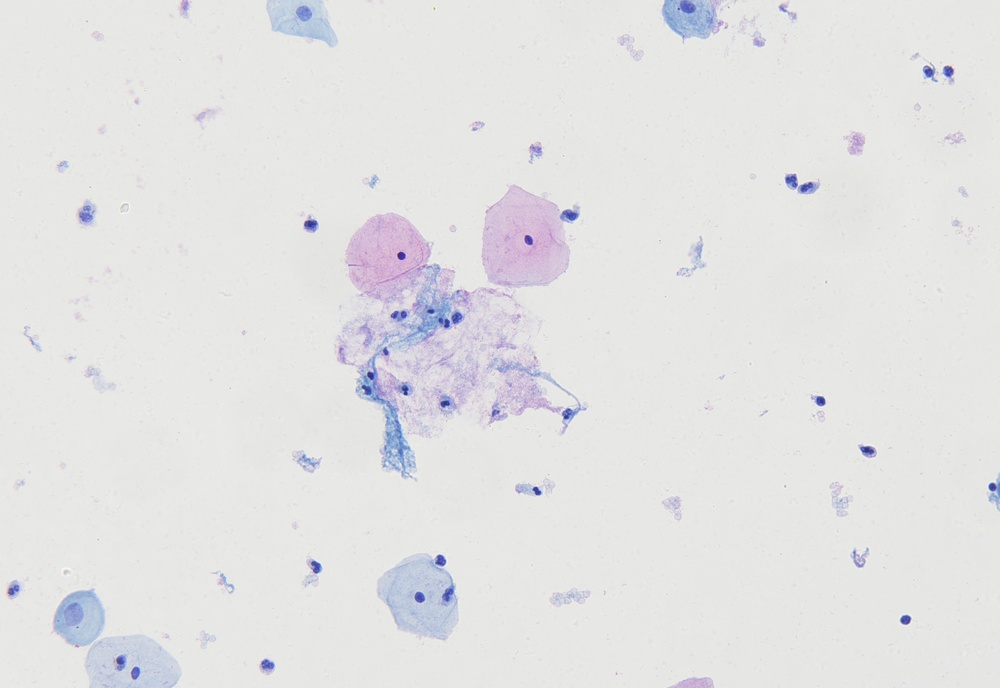
#> input picture test/2_17.jpg, 1000 x 688 px, shrunk from 4096 x 2816 before the run, found by its file name; its folder holds 4 pictures in this run
$ jupyter execute --allow-errors fnac-split.ipynb
#> lines starting #> are read from the running program, lines starting #| are printed output that depends on the picture; pictures that were not available may be replaced by others from this repository, and a replacement may not be noted
# 划分数据集并重新创建一个目录存储

[cell 1]
import os
import random
import shutil

# 设置目录路径
DATA_PATH = "D:/Project/biomed-clip-puNCE/output/FNAC"
OUTPUT_PATH = "..\\..\\output\\FNAC-split"

# 设置划分比例
train_ratio = 0.8
val_ratio = 0.1
test_ratio = 0.1

# 创建保存划分结果的目录
train_dir = os.path.join(OUTPUT_PATH, "train")
val_dir = os.path.join(OUTPUT_PATH, "val")
test_dir = os.path.join(OUTPUT_PATH, "test")

os.makedirs(train_dir, exist_ok=True)
os.makedirs(val_dir, exist_ok=True)
os.makedirs(test_dir, exist_ok=True)

# 获取子目录列表
subdirectories = ["B", "M"]

# 遍历每个子目录
for subdirectory in subdirectories:
    subdir_path = os.path.join(DATA_PATH, subdirectory)

    # 获取子目录下的所有文件
    file_list = os.listdir(subdir_path)
    random.shuffle(file_list)

    # 计算划分边界
    num_files = len(file_list)
    num_train = int(train_ratio * num_files)
    num_val = int(val_ratio * num_files)

    # 划分文件并复制到对应的目录
    train_files = file_list[:num_train]
    val_files = file_list[num_train:num_train+num_val]
    test_files = file_list[num_train+num_val:]

    for file in train_files:
        src_path = os.path.join(subdir_path, file)
        dst_path = os.path.join(train_dir, subdirectory, file)
        os.makedirs(os.path.dirname(dst_path), exist_ok=True)
        shutil.copy(src_path, dst_path)

    for file in val_files:
        src_path = os.path.join(subdir_path, file)
        dst_path = os.path.join(val_dir, subdirectory, file)
        os.makedirs(os.path.dirname(dst_path), exist_ok=True)
        shutil.copy(src_path, dst_path)

    for file in test_files:
        src_path = os.path.join(subdir_path, file)
        dst_path = os.path.join(test_dir, subdirectory, file)
        os.makedirs(os.path.dirname(dst_path), exist_ok=True)
        shutil.copy(src_path, dst_path)

# 生成W3标注文件

[cell 2]
import os
import random
import shutil
import json

# **一般只需要修改这个 就可以在不同机器上运行
# **所有路径都不要使用单个反斜杠
# Benign 对应 1，malignant 对应 0

DATA_ROOT = "D:/Dataset/"
config_name = '../../settings/environment.json'
if os.path.exists(config_name):
    with open(config_name, 'r') as file:
        info = json.load(file)
        DATA_ROOT = info["FNAC_DATA_ROOT"]

input_dir = DATA_ROOT+'FNAC-CROP/base-data/'
output_dir = DATA_ROOT+'FNAC-CROP/annotations/w3/'

def get_all_wsi(input_dir):
    """获取所有wsi路径"""
    wsi_set = set()
    for root, dirs, files in os.walk(input_dir):
        for file in files:
            # 获取所有图片的上一层路径名称
            category = 1 if os.path.basename(os.path.dirname(root))=="B" else 0
            wsi_name = os.path.basename(root)
            wsi_set.add((wsi_name, category))

def split_w3_dataset(input_dir, output_dir):
    # 创建输出目录
    os.makedirs(output_dir, exist_ok=True)

    # 获取所有wsi文件的相对路径
    wsi_set = get_all_wsi(input_dir)

    # 打乱图片文件列表
    wsi_set = list(wsi_set)
    random.shuffle(wsi_set)

    # 计算训练、验证和测试集的数量
    num_wsi = len(wsi_set)
    num_train = int(0.8 * num_wsi)
    num_val = int(0.1 * num_wsi)

    # 划分数据集并保存到相应文件
    with open(os.path.join(output_dir, 'train.txt'), 'w') as train_file:
        for wsi_name, category in wsi_set[:num_train]:
            train_file.write(f"{wsi_name} {category}\n")

    with open(os.path.join(output_dir, 'val.txt'), 'w') as val_file:
        for wsi_name, category in wsi_set[num_train:num_train + num_val]:
            val_file.write(f"{wsi_name} {category}\n")

    with open(os.path.join(output_dir, 'test.txt'), 'w') as test_file:
        for wsi_name, category in wsi_set[num_train + num_val:]:
            test_file.write(f"{wsi_name} {category}\n")
    print("W3 for FNAC-CROP split and saved successfully.")

# split_w3_dataset(input_dir, output_dir)

# 统计w3标注信息

[cell 3]
import os
import numpy as np

DATA_ROOT = "D:/Dataset/"
config_name = '../../settings/environment.json'
if os.path.exists(config_name):
    with open(config_name, 'r') as file:
        info = json.load(file)
        DATA_ROOT = info["FNAC_DATA_ROOT"]

ann_dir = DATA_ROOT+'FNAC-CROP/annotations/w3/'
files=['train.txt', 'val.txt', 'test.txt']

def info_ann(file_name):
    print(f"{file_name}中的各类WSI数量如下：")
    items = []
    with open(ann_dir+file_name, 'r') as file:
        for line in file:
            items.append(line.strip().split())

    labels = [int(data[1]) for data in items]
    max_label = max(labels)
    counts = np.zeros(max_label+1, dtype=np.uint16)

    # 统计标注为 0 和 1 的个数
    for item in items:
        label = int(item[1])
        counts[label] += 1

    # 输出统计结果
    for i, count in enumerate(counts):
        print('类别{}: {:>5}'.format(i, count))
    print('全部 : {:>5}'.format(sum(counts)))
    return sum(counts)

def main():
    sum_all = 0
    for file in files:
        sum_all += info_ann(file)
    print("  ")
    print('总和 : {:>5}'.format(sum_all))

#> (the rest of this cell did not finish here and is left out)

# 生成W1标注文件

[cell 4]
import os

# **所有路径都不要使用单个反斜杠
# Benign 对应 1，malignant 对应 0
DATA_ROOT = "D:/Dataset/"
config_name = '../../settings/environment.json'
if os.path.exists(config_name):
    with open(config_name, 'r') as file:
        info = json.load(file)
        DATA_ROOT = info["FNAC_DATA_ROOT"]

input_dir = DATA_ROOT+'FNAC-CROP/base-data/'
w3_dir = DATA_ROOT+'FNAC-CROP/annotations/w3/'
output_dir = DATA_ROOT+'FNAC-CROP/annotations/w1/'

files=['train.txt', 'val.txt', 'test.txt']

def w1_split_dataset(input_dir, w3_dir, file_name, output_dir):
    # 根据w3(wsi数据)划分w1(patch数据)
    os.makedirs(output_dir, exist_ok=True)
    w3_ann_file = w3_dir + file_name

    items=[]
    with open(w3_ann_file, 'r') as file:
        for line in file:
            items.append(line)
    wsis = [item.split(" ")[0] for item in items]
    labels = [item.split(" ")[1] for item in items]

    wsi_dirs = []
    wsi_labels = []
    image_files = []
    # 找到对应wsi的目录
    for root, dirs, files in os.walk(input_dir):
        for dir in dirs:
            if dir in wsis:
                wsi_labels.append(labels[wsis.index(dir)])
                wsi_dirs.append(os.path.join(root, dir))

    # 将图片读取
    for i, dir in enumerate(wsi_dirs):
        image_list = os.listdir(dir)
        for file in image_list:
            if file.lower().endswith('.jpg') or file.lower().endswith('.png'):
                # 确定图片类别，假设子目录名称为类别名称
                category = int(wsi_labels[i])
                image_path = os.path.relpath(os.path.join(dir, file), input_dir)
                image_files.append((image_path, category))

    # 保存到相应文件
    with open(os.path.join(output_dir, file_name), 'w') as train_file:
        for image_file, category in image_files:
            train_file.write(f"{image_file} {category}\n")

#> (the rest of this cell did not finish here and is left out)

# 统计w1标注信息

[cell 5]
import os
import numpy as np

DATA_ROOT = "D:/Dataset/"
config_name = '../../settings/environment.json'
if os.path.exists(config_name):
    with open(config_name, 'r') as file:
        info = json.load(file)
        DATA_ROOT = info["FNAC_DATA_ROOT"]

ann_dir = DATA_ROOT+'FNAC-CROP/annotations/w1/'
files=['train.txt', 'val.txt', 'test.txt']

def info_ann(file_name):
    print(f"{file_name}中的各类WSI数量如下：")
    items = []
    with open(ann_dir+file_name, 'r') as file:
        for line in file:
            items.append(line.strip().split())

    labels = [int(data[1]) for data in items]
    max_label = max(labels)
    counts = np.zeros(max_label+1, dtype=np.uint16)

    # 统计标注为 0 和 1 的个数
    for item in items:
        label = int(item[1])
        counts[label] += 1

    # 输出统计结果
    for i, count in enumerate(counts):
        print('类别{}: {:>6}'.format(i, count))
    print('全部 : {:>6}'.format(sum(counts)))
    return sum(counts)

def main():
    sum_all = 0
    for file in files:
        sum_all += info_ann(file)
    print("  ")
    print('总和 : {:>6}'.format(sum_all))

#> (the rest of this cell did not finish here and is left out)

# FNAC split

[cell 6]
import os
from PIL import Image

def splitImage(image_path, output_path):

#> called with output_path = '/home/commonfile/FNAC-2019/split_data'
    image = Image.open(image_path)
#> image is the input picture: PIL image 1000x688 RGB; mean R, G, B 227.1, 226.8, 227.4
    wsi_name = os.path.splitext(os.path.basename(image_path))[0]
    wsi_name = os.path.basename(os.path.dirname(image_path)) + "_" + wsi_name
    output_path = os.path.join(output_path, wsi_name)

    if not os.path.exists(output_path):
        os.makedirs(output_path)

    width, height = image.size
#> width = 1000; height = 688
    overlap_rate = 0
    crop_size = 256
    overlap = int(crop_size * overlap_rate)

    # 计算水平和垂直方向上的切割数量
    num_horizontal = (width - overlap) // (crop_size - overlap)
#> num_horizontal = 3
    num_vertical = (height - overlap) // (crop_size - overlap)
#> num_vertical = 2


    for i in range(num_horizontal):
        for j in range(num_vertical):
            left = i * (crop_size - overlap)
            upper = j * (crop_size - overlap)
            right = left + crop_size
            lower = upper + crop_size

            # 切割图像
            crop = image.crop((left, upper, right, lower))
            tmp_output_path = os.path.join(output_path, f"{i}_{j}.jpg")
            crop.save(tmp_output_path)
#> this loop made 3 passes
#> pass 1, in splitImage, `crop.save(tmp_output_path)`:
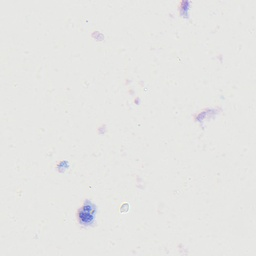
#> saved as 0_0.jpg: PIL image 256x256 RGB; mean R, G, B 230.2, 230.1, 228.5
#> pass 1, in splitImage, `crop.save(tmp_output_path)`:
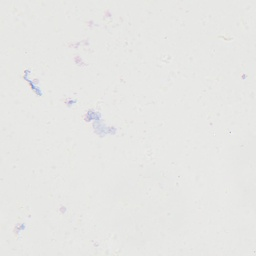
#> saved as 0_1.jpg: PIL image 256x256 RGB; mean R, G, B 231, 231, 229.2
#> pass 2, in splitImage, `crop.save(tmp_output_path)`:
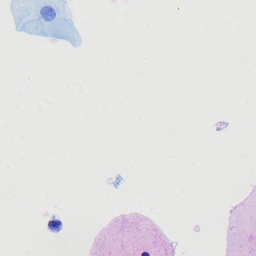
#> saved as 1_0.jpg: PIL image 256x256 RGB; mean R, G, B 227.4, 226.2, 227.3
#> pass 2, in splitImage, `crop.save(tmp_output_path)`:
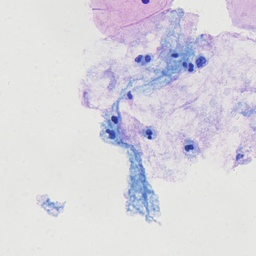
#> saved as 1_1.jpg: PIL image 256x256 RGB; mean R, G, B 216.9, 214.8, 223.8
#> after the loop:
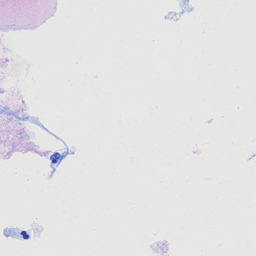
#> crop: PIL image 256x256 RGB; mean R, G, B 228.1, 227.4, 227.6


data_root = '/home/commonfile/FNAC-2019'
input_dir = 'base_data'
output_dir = 'split_data'
input_path = os.path.join(data_root, input_dir)
output_path = os.path.join(data_root, output_dir)
subdirs = ['B', 'M']

for subdir in subdirs:
    for img in os.listdir(os.path.join(input_path, subdir)):
        splitImage(os.path.join(input_path, subdir, img), output_path)
